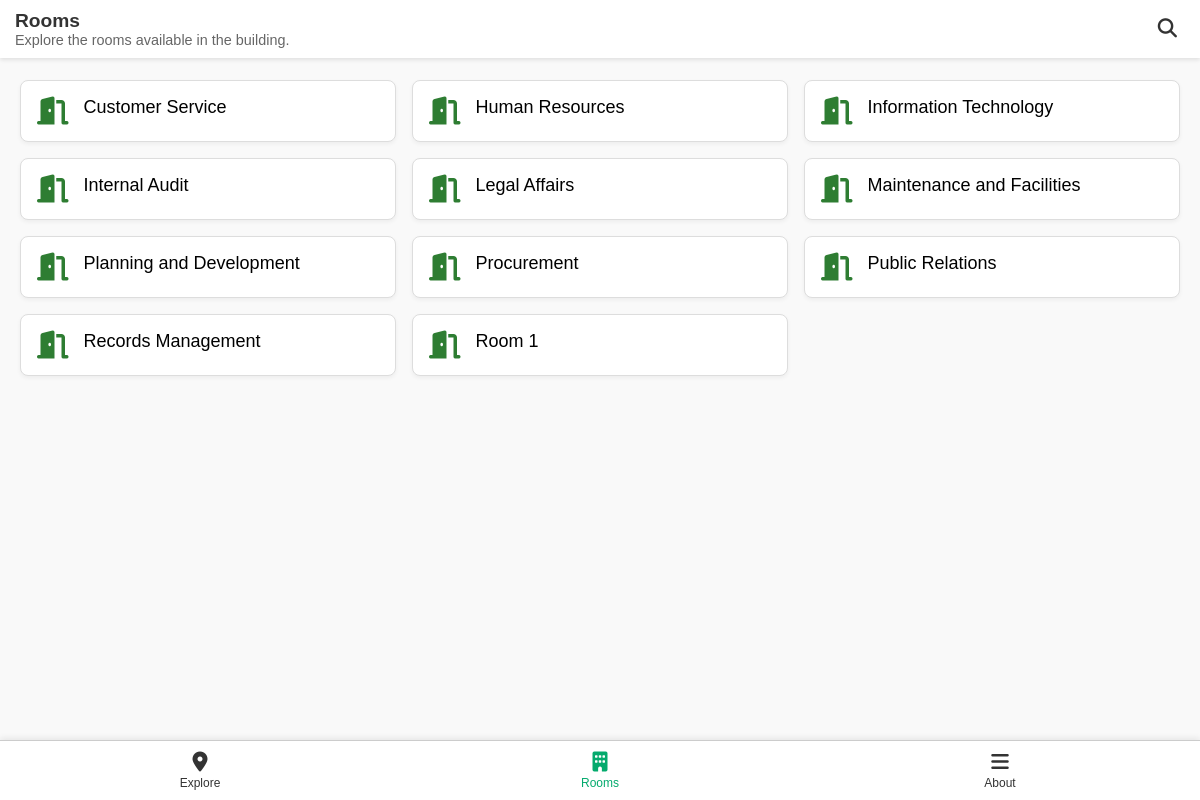
The app's page /mobileScreen/rooms.php with its own data.
### tables this page shows
CREATE TABLE `offices` (
  `id` int(11) NOT NULL,
  `name` varchar(100) NOT NULL,
  `details` text DEFAULT NULL,
  `contact` varchar(100) DEFAULT NULL,
  `location` varchar(150) DEFAULT NULL,
  `services` text DEFAULT NULL,
  `created_at` timestamp NOT NULL DEFAULT current_timestamp(),
  `status` enum('active','inactive') NOT NULL DEFAULT 'active',
  `created_by` int(11) DEFAULT NULL
);

### mobileScreen/rooms.php (the view, shortened to what this page needs)
<?php
include __DIR__ . '/../connect_db.php';
$offices = [];
$error_message = null;
$is_ajax = isset($_SERVER['HTTP_X_REQUESTED_WITH']) && strtolower($_SERVER['HTTP_X_REQUESTED_WITH']) === 'xmlhttprequest';
$search_query = isset($_GET['search']) ? trim($_GET['search']) : '';
try {
    if (!empty($search_query)) {
        $stmt = $connect->prepare("SELECT id, name FROM offices WHERE name LIKE :search ORDER BY name ASC");
        $search_param = $search_query . "%";
        $stmt->bindParam(':search', $search_param, PDO::PARAM_STR);
    } else {
        $stmt = $connect->query("SELECT id, name FROM offices ORDER BY name ASC");
    }
    $offices = $stmt->fetchAll(PDO::FETCH_ASSOC);
} catch (Exception $e) {
    $error_message = "Error fetching offices: " . $e->getMessage();
    error_log("Error in rooms.php: " . $e->getMessage());
    if ($is_ajax) {
        header('Content-Type: application/json');
        echo json_encode([
            'success' => false,
            'error' => $error_message
        ]);
        exit;
    }
}
?>
<!DOCTYPE html>
<html lang="en">
<head>
    <link rel="stylesheet" href="rooms.css">
    <link rel="stylesheet" href="https://cdnjs.cloudflare.com/ajax/libs/font-awesome/6.5.0/css/all.min.css">
</head>
<body>
    <header class="header">
        <div class="header-content">
            <h2 class="section-title">Rooms</h2>
            <p class="section-subtitle">Explore the rooms available in the building.</p>
        </div>
        <div class="header-actions">
            <button id="searchBtn" class="search-button" aria-label="Search rooms">
                <i class="fas fa-search"></i>
            </button>
        </div>
    </header>
    <main class="content">
        <div class="rooms-grid" id="roomsGrid">
            <?php if ($error_message): ?>
                <p class="error-message"><?php echo htmlspecialchars($error_message); ?></p>
            <?php else: ?>                <?php foreach ($offices as $office): ?>
                    <a href="office_details.php?id=<?php echo htmlspecialchars($office['id']); ?>" class="room-card-link">
                        <div class="room-card">
                            <i class="fas fa-door-open room-icon"></i>
                            <div class="room-info">
                                <h3 class="room-name"><?php echo htmlspecialchars($office['name'] ?? 'N/A'); ?></h3>
                            </div>
                        </div>
                    </a>
                <?php endforeach; ?>
            <?php endif; ?>
        </div>
    </main>
    <nav class="bottom-nav" role="navigation" aria-label="Visitor navigation">
        <a href="explore.php" aria-label="Explore">
            <i class="fas fa-map-marker-alt"></i>
            <span>Explore</span>
        </a>
        <a href="rooms.php" class="active" aria-label="Rooms">
            <i class="fas fa-building"></i>
            <span>Rooms</span>
        </a>
        <a href="about.php" aria-label="About">
            <i class="fas fa-bars"></i>
            <span>About</span>
        </a>
    </nav>
</body>
</html>

### mobileScreen/rooms.css (style rules this page uses)
body { margin: 0; font-family: Arial, sans-serif; background-color: #f9f9f9; }
.header { position: fixed; top: 0; left: 0; width: 100%; background-color: #ffffff; color: #333; padding: 10px 15px; box-shadow: 0 2px 4px rgba(0, 0, 0, 0.1); z-index: 1000; display: flex; justify-content: space-between; align-items: center; box-sizing: border-box; }
.header-content { flex-grow: 1; }
.header .section-title { margin: 0; font-size: 1.2em; font-weight: bold; color: #333; }
.header .section-subtitle { margin: 0; font-size: 0.9em; color: #666; }
.search-button { background: none; border: none; color: #333; font-size: 1.2em; padding: 8px; cursor: pointer; display: flex; align-items: center; justify-content: center; transition: color 0.2s; }
.room-card-link { text-decoration: none; color: inherit; display: block; }
.content { padding: 80px 20px 20px 20px; padding-bottom: 80px; }
.bottom-nav { position: fixed !important; bottom: 0 !important; left: 0 !important; width: 100% !important; background-color: #ffffff !important; border-top: 1px solid #ccc !important; display: flex !important; justify-content: space-around !important; align-items: center !important; padding: 8px 0 !important; box-shadow: 0 -2px 6px rgba(0, 0, 0, 0.08) !important; z-index: 1001 !important; height: 60px !important; box-sizing: border-box !important; visibility: visible !important; opacity: 1 !important; }
.bottom-nav a { text-decoration: none; color: #333; font-size: 12px; text-align: center; flex: 1; }
.bottom-nav a i { font-size: 20px; display: block; margin-bottom: 4px; }
.bottom-nav a.active { color: #04aa6d; }
.content { padding: 80px 20px 20px 20px; padding-bottom: 80px; padding: 80px 20px 80px 20px; }
.section-title { font-size: 24px; font-weight: 600; margin-bottom: 15px; color: #2e7d32; }
.rooms-grid { display: grid; gap: 16px; grid-template-columns: 1fr; }
.room-card { background-color: #fff; border: 1px solid #ddd; padding: 16px; display: flex; align-items: flex-start; border-radius: 8px; box-shadow: 0 2px 4px rgba(0, 0, 0, 0.05); transition: transform 0.2s ease; }
.room-icon { font-size: 28px; margin-right: 15px; color: #2e7d32; }
.room-info { flex: 1; }
.room-name { font-size: 18px; font-weight: 500; margin: 0 0 5px; }
@media (min-width: 600px) { .rooms-grid { grid-template-columns: repeat(2, 1fr); } }
@media (min-width: 900px) { .rooms-grid { grid-template-columns: repeat(3, 1fr); } }

### records on screen
offices: name "Customer Service"
offices: name "Human Resources"
offices: name "Information Technology"
offices: name "Internal Audit"
offices: name "Legal Affairs"
offices: name "Maintenance and Facilities"
offices: name "Planning and Development"
offices: name "Procurement"
offices: name "Public Relations"
offices: name "Records Management"
offices: name "Room 1"
